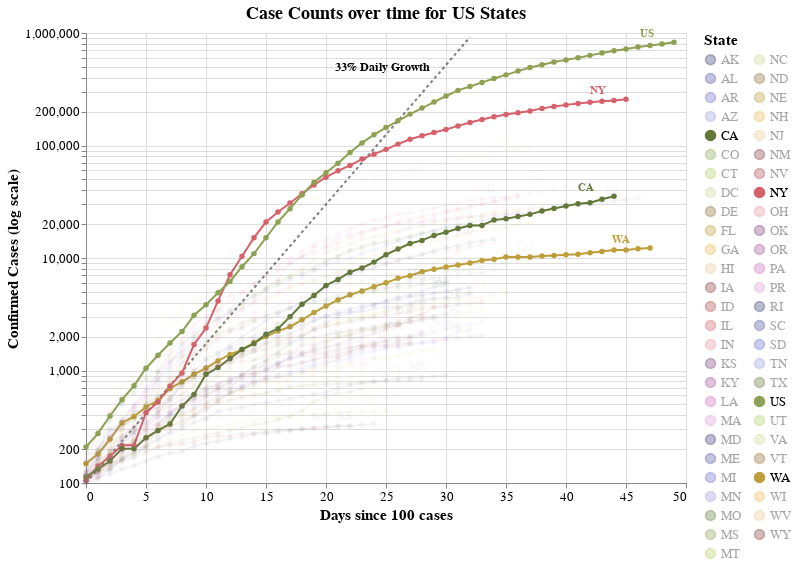

Notebook source saved alongside this figure:
### Markdown cell above
_Comparisons with California (CA), Washington (WA) & New York (NY) are show by default._

> Tip: Click (Shift+ for multiple) on states in the legend to filter the visualizations below. Click outside the legend to highlight all states.


# Total Cases

### Code cell
#hide_input
make_since_chart(['US'])

### Figure 1 — Vega-Lite specification as saved in the notebook (floating-point values rounded to 4 significant figures; data arrays with more than 128 entries replaced by an {"elided": "..."} marker saying what was removed)
{"config": {"view": {"continuousWidth": 400, "continuousHeight": 300}, "axis": {"labelFontSize": 13, "titleFontSize": 15}, "legend": {"labelFontSize": 13, "titleFontSize": 15}, "title": {"fontSize": 18}}, "layer": [{"mark": {"type": "line", "color": "black", "opacity": 0.5, "strokeDash": [3, 3]}, "encoding": {"x": {"type": "quantitative", "field": "Days since 100 cases"}, "y": {"type": "quantitative", "field": "Confirmed Cases"}}}, {"mark": {"type": "text", "align": "right", "dx": -40, "dy": 30, "fontSize": 12, "fontWeight": "bold", "text": "33% Daily Growth"}, "encoding": {"x": {"type": "quantitative", "field": "Days since 100 cases"}, "y": {"type": "quantitative", "field": "Confirmed Cases"}}, "transform": [{"filter": "(datum['Days since 100 cases'] >= 32)"}]}, {"data": {"name": "data-eacac689c2f8ddf9a1b9a2a2d8e3d8b1"}, "mark": {"type": "line", "point": true}, "encoding": {"color": {"type": "nominal", "field": "State", "legend": {"columns": 2, "symbolLimit": 57}, "scale": {"scheme": "category20b"}}, "opacity": {"condition": {"value": 1, "selection": "selector001"}, "value": 0.05}, "tooltip": [{"type": "temporal", "field": "date"}, {"type": "nominal", "field": "State"}, {"type": "quantitative", "field": "Confirmed Cases"}, {"type": "quantitative", "field": "Confirmed Deaths"}, {"type": "quantitative", "field": "population"}, {"type": "quantitative", "field": "deaths_per_m"}, {"type": "quantitative", "field": "cases_per_m"}, {"type": "quantitative", "field": "Days since 100 cases"}, {"type": "quantitative", "field": "Days since first death"}, {"type": "temporal", "field": "date_y"}, {"type": "quantitative", "field": "Days since 10 cases per million"}], "x": {"type": "quantitative", "field": "Days since 100 cases"}, "y": {"type": "quantitative", "field": "Confirmed Cases", "scale": {"type": "log"}, "title": "Confirmed Cases (log scale)"}}, "height": 450, "selection": {"selector001": {"type": "multi", "fields": ["State"], "bind": "legend", "init": [{"State": "US"}, {"State": "CA"}, {"State": "WA"}, {"State": "NY"}]}}, "width": 600}, {"data": {"name": "data-eacac689c2f8ddf9a1b9a2a2d8e3d8b1"}, "mark": {"type": "text", "align": "right", "dx": -20, "dy": -8, "fontWeight": "bold"}, "encoding": {"color": {"type": "nominal", "field": "State", "legend": {"columns": 2, "symbolLimit": 57}, "scale": {"scheme": "category20b"}}, "opacity": {"condition": {"value": 1, "selection": "selector001"}, "value": 0.05}, "text": {"type": "nominal", "field": "State"}, "tooltip": [{"type": "temporal", "field": "date"}, {"type": "nominal", "field": "State"}, {"type": "quantitative", "field": "Confirmed Cases"}, {"type": "quantitative", "field": "Confirmed Deaths"}, {"type": "quantitative", "field": "population"}, {"type": "quantitative", "field": "deaths_per_m"}, {"type": "quantitative", "field": "cases_per_m"}, {"type": "quantitative", "field": "Days since 100 cases"}, {"type": "quantitative", "field": "Days since first death"}, {"type": "temporal", "field": "date_y"}, {"type": "quantitative", "field": "Days since 10 cases per million"}], "x": {"type": "quantitative", "field": "Days since 100 cases"}, "y": {"type": "quantitative", "field": "Confirmed Cases", "scale": {"type": "log"}, "title": "Confirmed Cases (log scale)"}}, "height": 450, "transform": [{"filter": "(datum['date'] >= 1587513600000)"}], "width": 600}], "data": {"name": "data-63b6235af8d9f3b4310b3dfc5ee2914a"}, "title": "Case Counts over time for US States", "$schema": "https://vega.github.io/schema/vega-lite/v4.8.1.json", "datasets": {"data-63b6235af8d9f3b4310b3dfc5ee2914a": [{"Days since 100 cases": 0, "Confirmed Cases": 100.0}, {"Days since 100 cases": 1, "Confirmed Cases": 133.0}, {"Days since 100 cases": 2, "Confirmed Cases": 176.9}, {"Days since 100 cases": 3, "Confirmed Cases": 235.3}, {"Days since 100 cases": 4, "Confirmed Cases": 312.9}, {"Days since 100 cases": 5, "Confirmed Cases": 416.2}, {"Days since 100 cases": 6, "Confirmed Cases": 553.5}, {"Days since 100 cases": 7, "Confirmed Cases": 736.1}, {"Days since 100 cases": 8, "Confirmed Cases": 979.1}, {"Days since 100 cases": 9, "Confirmed Cases": 1302.0}, {"Days since 100 cases": 10, "Confirmed Cases": 1732.0}, {"Days since 100 cases": 11, "Confirmed Cases": 2303.0}, {"Days since 100 cases": 12, "Confirmed Cases": 3064.0}, {"Days since 100 cases": 13, "Confirmed Cases": 4074.0}, {"Days since 100 cases": 14, "Confirmed Cases": 5419.0}, {"Days since 100 cases": 15, "Confirmed Cases": 7207.0}, {"Days since 100 cases": 16, "Confirmed Cases": 9586.0}, {"Days since 100 cases": 17, "Confirmed Cases": 12750.0}, {"Days since 100 cases": 18, "Confirmed Cases": 16960.0}, {"Days since 100 cases": 19, "Confirmed Cases": 22550.0}, {"Days since 100 cases": 20, "Confirmed Cases": 29990.0}, {"Days since 100 cases": 21, "Confirmed Cases": 39890.0}, {"Days since 100 cases": 22, "Confirmed Cases": 53060.0}, {"Days since 100 cases": 23, "Confirmed Cases": 70560.0}, {"Days since 100 cases": 24, "Confirmed Cases": 93850.0}, {"Days since 100 cases": 25, "Confirmed Cases": 124800.0}, {"Days since 100 cases": 26, "Confirmed Cases": 166000.0}, {"Days since 100 cases": 27, "Confirmed Cases": 220800.0}, {"Days since 100 cases": 28, "Confirmed Cases": 293700.0}, {"Days since 100 cases": 29, "Confirmed Cases": 390600.0}, {"Days since 100 cases": 30, "Confirmed Cases": 519500.0}, {"Days since 100 cases": 31, "Confirmed Cases": 690900.0}, {"Days since 100 cases": 32, "Confirmed Cases": 918900.0}], "data-eacac689c2f8ddf9a1b9a2a2d8e3d8b1": {"elided": "1771 records"}}}
